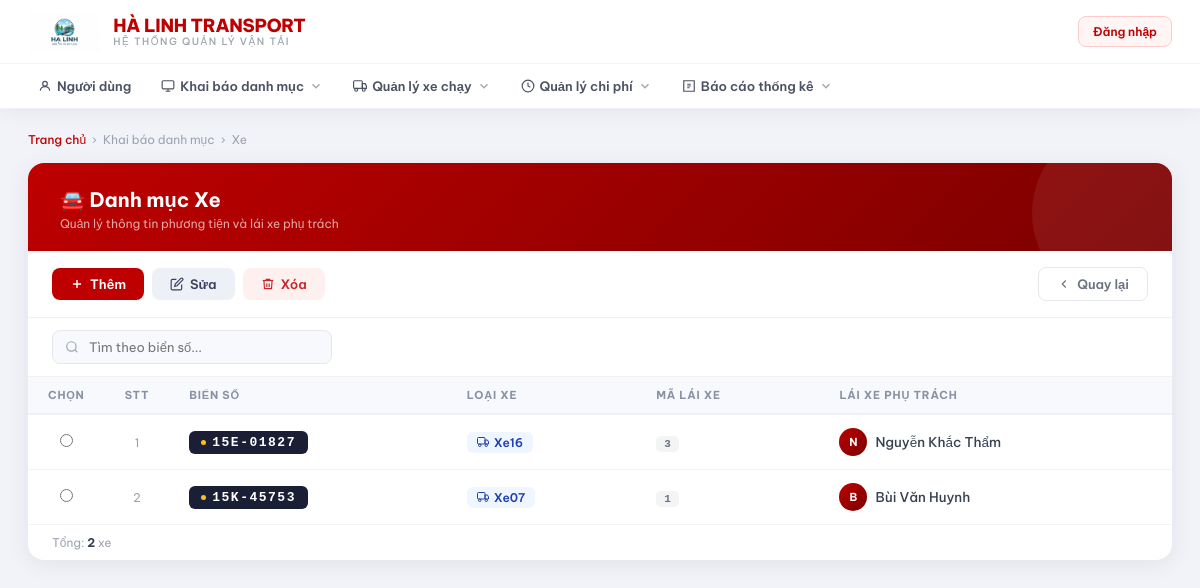
The app's page /danh_muc_xe.php (signed in) with its own data.
### tables this page shows
CREATE TABLE `danh_muc_xe` (
  `id` int(11) NOT NULL,
  `bien_so` varchar(20) NOT NULL,
  `loai_xe` varchar(50) DEFAULT NULL,
  `ma_lai_xe` int(11) DEFAULT NULL,
  `ten_lai_xe` varchar(100) DEFAULT NULL
);

### danh_muc_xe.php (the view, shortened to what this page needs)
<?php
include 'conn.php';
$result = $conn->query("SELECT * FROM danh_muc_xe ORDER BY id ASC");
$rows = [];
while ($row = $result->fetch_assoc()) $rows[] = $row;
?>
<!DOCTYPE html>
<html lang="vi">
<head>
</head>
<body>
<?php include 'navbar.php'; ?>
<div class="page-wrapper">
    <div class="breadcrumb">
        <a href="index.php">Trang chủ</a>
        <span>›</span>
        <span>Khai báo danh mục</span>
        <span>›</span>
        <span>Xe</span>
    </div>
    <div class="card">
        <div class="card-header">
            <h1>🚘 Danh mục Xe</h1>
            <p>Quản lý thông tin phương tiện và lái xe phụ trách</p>
        </div>
        <div class="toolbar">
            <button class="btn btn-primary" onclick="openModal('form_xe.php?action=add','THÊM MỚI XE')">
                <svg width="14" height="14" fill="none" stroke="currentColor" stroke-width="2.5" viewBox="0 0 24 24"><path d="M12 5v14M5 12h14"/></svg>
                Thêm
            </button>
            <button class="btn btn-secondary" onclick="editSelected()">
                <svg width="14" height="14" fill="none" stroke="currentColor" stroke-width="2" viewBox="0 0 24 24"><path d="M11 4H4a2 2 0 0 0-2 2v14a2 2 0 0 0 2 2h14a2 2 0 0 0 2-2v-7"/><path d="M18.5 2.5a2.121 2.121 0 0 1 3 3L12 15l-4 1 1-4 9.5-9.5z"/></svg>
                Sửa
            </button>
            <button class="btn btn-danger" onclick="deleteSelected()">
                <svg width="14" height="14" fill="none" stroke="currentColor" stroke-width="2" viewBox="0 0 24 24"><polyline points="3 6 5 6 21 6"/><path d="M19 6l-1 14H6L5 6"/><path d="M10 11v6M14 11v6"/><path d="M9 6V4h6v2"/></svg>
                Xóa
            </button>
            <a href="index.php" class="btn btn-ghost">
                <svg width="14" height="14" fill="none" stroke="currentColor" stroke-width="2" viewBox="0 0 24 24"><path d="M15 18l-6-6 6-6"/></svg>
                Quay lại
            </a>
        </div>
        <div class="search-wrap">
            <input type="text" class="search-input" id="searchInput" placeholder="Tìm theo biển số..." oninput="filterRows()">
        </div>
        <div class="table-wrap">
            <table id="vehicleTable">
                <thead>
                    <tr>
                        <th>Chọn</th>
                        <th>STT</th>
                        <th>Biển số</th>
                        <th>Loại xe</th>
                        <th>Mã lái xe</th>
                        <th>Lái xe phụ trách</th>
                    </tr>
                </thead>
                <tbody id="tableBody">
                <?php if (empty($rows)): ?>
                <tr><td colspan="6"><div class="empty">Chưa có xe nào trong danh mục</div></td></tr>
                <?php else: $stt = 1; foreach ($rows as $row):
                    $initial = strtoupper(mb_substr($row['ten_lai_xe'], 0, 1));
                ?>
                <tr onclick="selectRow(this, <?= $row['id'] ?>)">
                    <td><input type="radio" name="vehicle_id" value="<?= $row['id'] ?>" onclick="event.stopPropagation(); selectRow(this.closest('tr'), <?= $row['id'] ?>)"></td>
                    <td><?= $stt++ ?></td>
                    <td>
                        <span class="plate">
                            <span class="plate-dot"></span>
                            <?= htmlspecialchars($row['bien_so']) ?>
                        </span>
                    </td>
                    <td>
                        <span class="xe-badge">
                            <svg width="12" height="12" fill="none" stroke="currentColor" stroke-width="2" viewBox="0 0 24 24"><rect x="1" y="3" width="15" height="13" rx="2"/><path d="M16 8h5l2 4v4h-7V8z"/><circle cx="5.5" cy="18.5" r="2.5"/><circle cx="18.5" cy="18.5" r="2.5"/></svg>
                            <?= htmlspecialchars($row['loai_xe']) ?>
                        </span>
                    </td>
                    <td><span class="code-badge"><?= htmlspecialchars($row['ma_lai_xe']) ?></span></td>
                    <td>
                        <div class="driver-cell">
                            <div class="driver-avatar"><?= $initial ?></div>
                            <span class="driver-name"><?= htmlspecialchars($row['ten_lai_xe']) ?></span>
                        </div>
                    </td>
                </tr>
                <?php endforeach; endif; ?>
                </tbody>
            </table>
        </div>
        <div class="table-footer">
            <span>Tổng: <strong id="rowCount"><?= count($rows) ?></strong> xe</span>
        </div>
    </div>
</div>
</body>
</html>

### danh_muc_xe.php (style rules this page uses)
*, *::before, *::after { box-sizing: border-box; margin: 0; padding: 0; }
body { font-family: 'Be Vietnam Pro', sans-serif; background: #f1f3f8; color: #1a1f36; min-height: 100vh; }
.page-wrapper { margin: 24px 28px; padding: 0 0 40px; }
.breadcrumb { display: flex; align-items: center; gap: 6px; margin-bottom: 16px; font-size: 12px; color: #9ca3af; }
.breadcrumb a { color: #be0000; text-decoration: none; font-weight: 500; }
.card { background: #fff; border-radius: 16px; box-shadow: 0 4px 24px rgba(0,0,0,.07); overflow: hidden; }
.card-header { background: linear-gradient(135deg, #be0000 0%, #7b0000 100%); padding: 24px 32px 20px; position: relative; overflow: hidden; }
.card-header::after { content: ''; position: absolute; right: -40px; top: -40px; width: 180px; height: 180px; border-radius: 50%; background: rgba(255,255,255,.07); }
.card-header h1 { color: #fff; font-size: 20px; font-weight: 700; position: relative; }
.card-header p { color: rgba(255,255,255,.65); font-size: 12px; margin-top: 4px; position: relative; }
.toolbar { display: flex; gap: 8px; padding: 16px 24px; border-bottom: 1px solid #f0f0f5; flex-wrap: wrap; align-items: center; }
.btn { display: inline-flex; align-items: center; gap: 6px; padding: 8px 18px; border-radius: 8px; font-family: inherit; font-size: 13px; font-weight: 600; cursor: pointer; border: none; transition: all .18s; text-decoration: none; }
.btn-primary { background: #be0000; color: #fff; }
.btn-secondary { background: #eef0f7; color: #3a4060; }
.btn-danger { background: #fff0f0; color: #c62828; }
.btn-ghost { background: transparent; color: #6b7280; border: 1px solid #e5e7eb; margin-left: auto; }
.search-wrap { padding: 12px 24px; border-bottom: 1px solid #f0f0f5; }
.search-input { width: 280px; padding: 8px 14px 8px 36px; border: 1px solid #e5e7eb; border-radius: 8px; font-family: inherit; font-size: 13px; color: #374151; transition: border-color .15s, box-shadow .15s; }
.table-wrap { overflow-x: auto; }
table { width: 100%; border-collapse: collapse; }
thead tr { background: #f8f9fc; border-bottom: 2px solid #eef0f7; }
th { padding: 11px 20px; text-align: left; font-size: 11px; font-weight: 700; text-transform: uppercase; letter-spacing: .8px; color: #8892a4; }
th:first-child, th:nth-child(2) { width: 52px; text-align: center; }
tbody tr { border-bottom: 1px solid #f3f4f8; transition: background .12s; cursor: pointer; }
tbody tr:last-child { border-bottom: none; }
td { padding: 13px 20px; font-size: 13.5px; color: #374151; }
td:first-child, td:nth-child(2) { text-align: center; }
td:nth-child(2) { color: #9ca3af; font-size: 12px; }
.plate { display: inline-flex; align-items: center; gap: 6px; background: #1a1f36; color: #fff; padding: 4px 12px; border-radius: 6px; font-size: 13px; font-weight: 800; letter-spacing: 1.5px; font-family: monospace; }
.plate-dot { width: 5px; height: 5px; background: #fbbf24; border-radius: 50%; }
.xe-badge { display: inline-flex; align-items: center; gap: 5px; padding: 3px 10px; border-radius: 6px; background: #eff6ff; color: #1e40af; font-size: 12px; font-weight: 600; }
.driver-cell { display: flex; align-items: center; gap: 8px; }
.driver-avatar { width: 28px; height: 28px; border-radius: 50%; background: linear-gradient(135deg, #be0000, #7b0000); color: #fff; font-size: 11px; font-weight: 700; display: flex; align-items: center; justify-content: center; flex-shrink: 0; }
.driver-name { font-weight: 500; color: #374151; }
.code-badge { display: inline-block; padding: 2px 8px; border-radius: 5px; background: #f3f4f6; color: #6b7280; font-size: 11px; font-weight: 600; font-family: monospace; }
.table-footer { padding: 10px 24px; border-top: 1px solid #f3f4f8; font-size: 12px; color: #9ca3af; display: flex; justify-content: space-between; align-items: center; }
.table-footer strong { color: #374151; }

### navbar.php (style rules this page uses)
*, *::before, *::after { box-sizing: border-box; }

### records on screen
danh_muc_xe: bien_so "15E-01827", loai_xe "Xe16", ma_lai_xe "3", ten_lai_xe "N", ten_lai_xe "Nguyễn Khắc Thẩm"
danh_muc_xe: bien_so "15K-45753", loai_xe "Xe07", ma_lai_xe "1", ten_lai_xe "B", ten_lai_xe "Bùi Văn Huynh"

### other values on screen
count($rows) "2"
